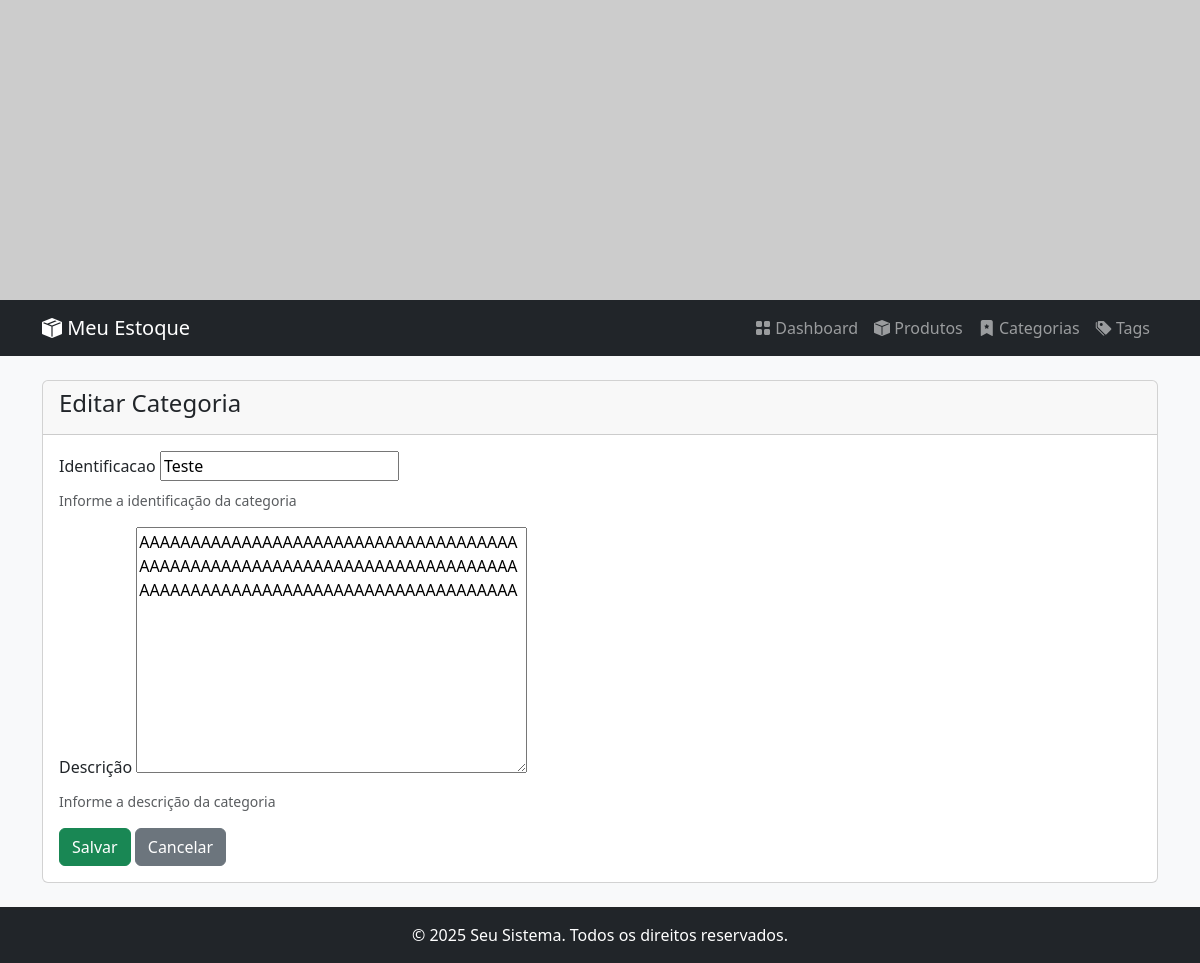
The app's page /estoque/categorias/7/editar/, older data.
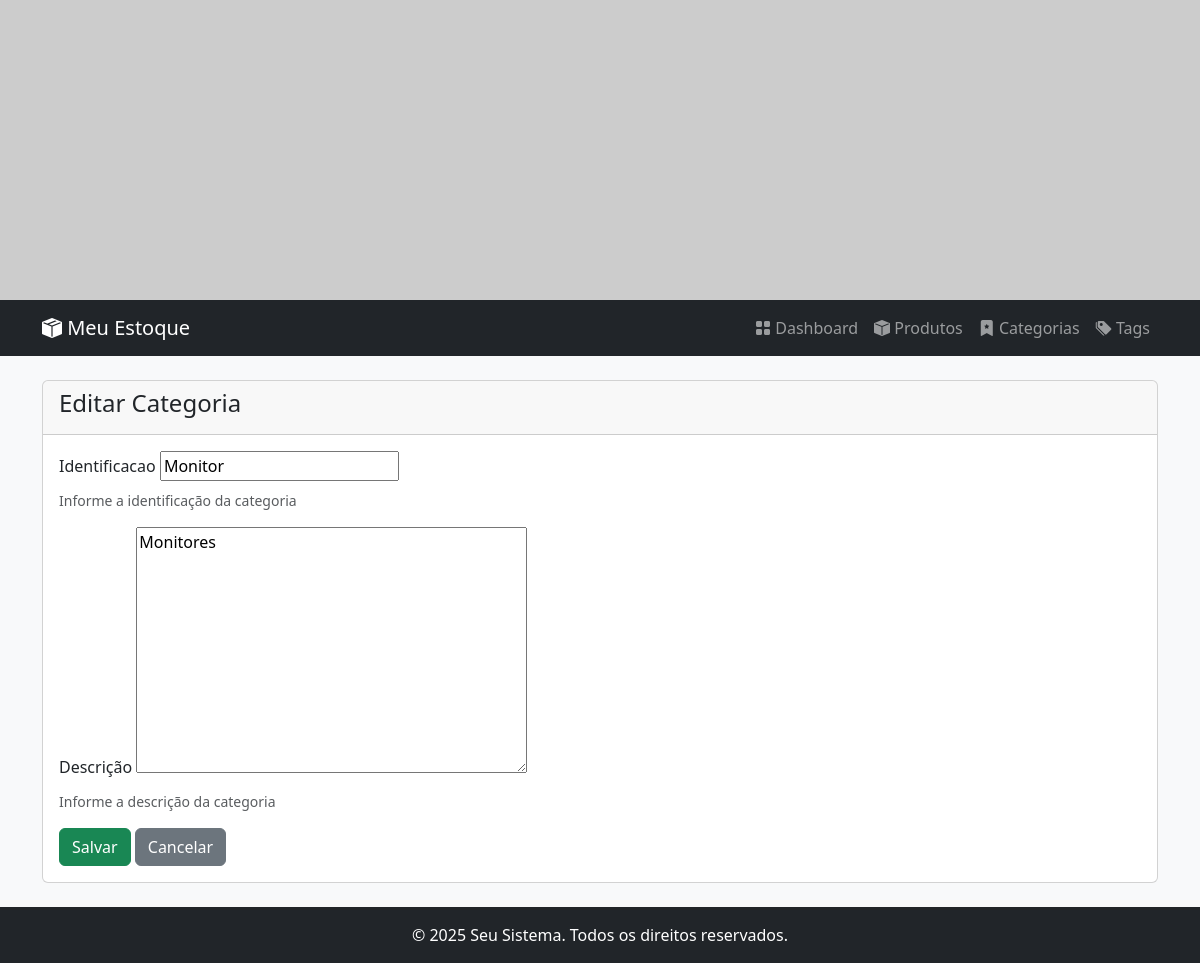
The same page, newer data.
### estoque/models.py (models this page shows, shortened)
class Categoria(models.Model):
    identificacao = models.CharField(max_length=100,
        verbose_name="Identificacao",
        help_text="Informe a identificação da categoria",
        unique=True,
    )
    descricao = models.TextField (
        verbose_name="Descrição",
        help_text="Informe a descrição da categoria",
        default="N/A",
    )
    class Meta:
        verbose_name = "Categoria"
        verbose_name_plural = "Categorias"

### estoque/views.py (the view)
# urls.py: path('categorias/<int:pk>/editar/', views.CategoriaUpdateView.as_view(), name='categoria_update'),
class CategoriaUpdateView(UpdateView):
    model = Categoria
    template_name = 'estoque/categoria_form.html'
    fields = ['identificacao', 'descricao']
    success_url = reverse_lazy('estoque:categoria_list')
    def get_context_data(self, **kwargs):
        context = super().get_context_data(**kwargs)
        context['view_title'] = 'Editar Categoria'
        return context

### estoque/templates/estoque/categoria_form.html (shortened to what this page needs)
{% extends "estoque/base.html" %}
{% block content %}
<div class="card">
    <div class="card-header">
        <h4>{{ view_title }}</h4>
    </div>
    <div class="card-body">
        <form method="post">
            {% for field in form %}
                <div class="mb-3">
                    <label class="form-label" for="{{ field.id_for_label }}">
                        {{ field.label }}
                    </label>
                    {{ field }}
                    {% if field.help_text %}
                        <div class="form-text">{{ field.help_text }}</div>
                    {% endif %}
                </div>
            {% endfor %}
            <button type="submit" class="btn btn-success">Salvar</button>
            <a href="{% url 'estoque:categoria_list' %}" class="btn btn-secondary">Cancelar</a>
        </form>
    </div>
</div>
{% endblock %}

Row changes from the older to the newer data that the page shows:
changed Categoria: identificacao "Teste" → "Monitor"; descricao "AAAAAAAAAAAAAAAAAAAAAAAAAAAAAAAAAAAAAAAAAAAAAAAAAAAAAAAAAAAAAAAAAAAAAAAAAAAAAAAAAAAAAAAAAAAAAAAAAAAAAAAAAAAAAAA" → "Monitores"
